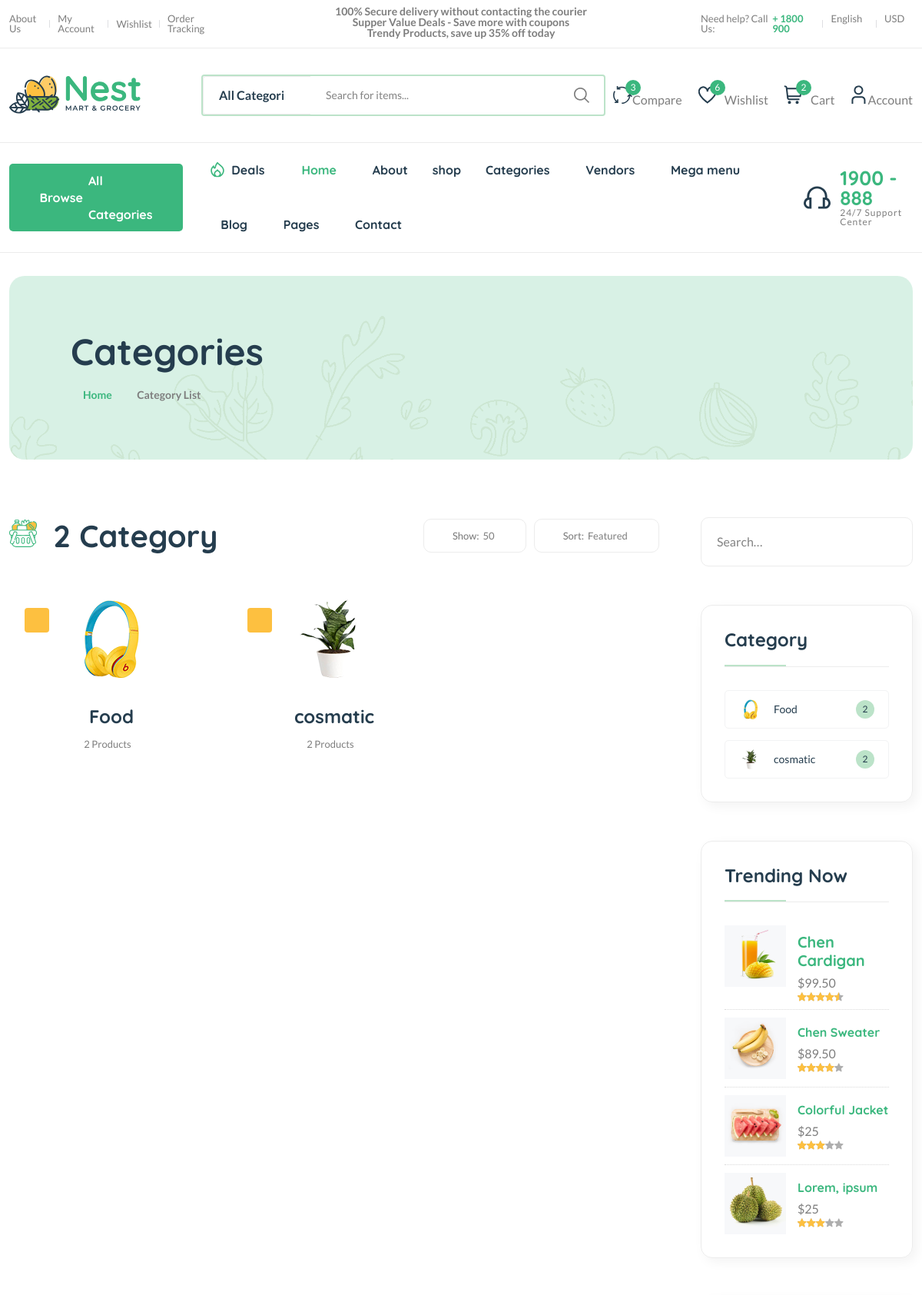
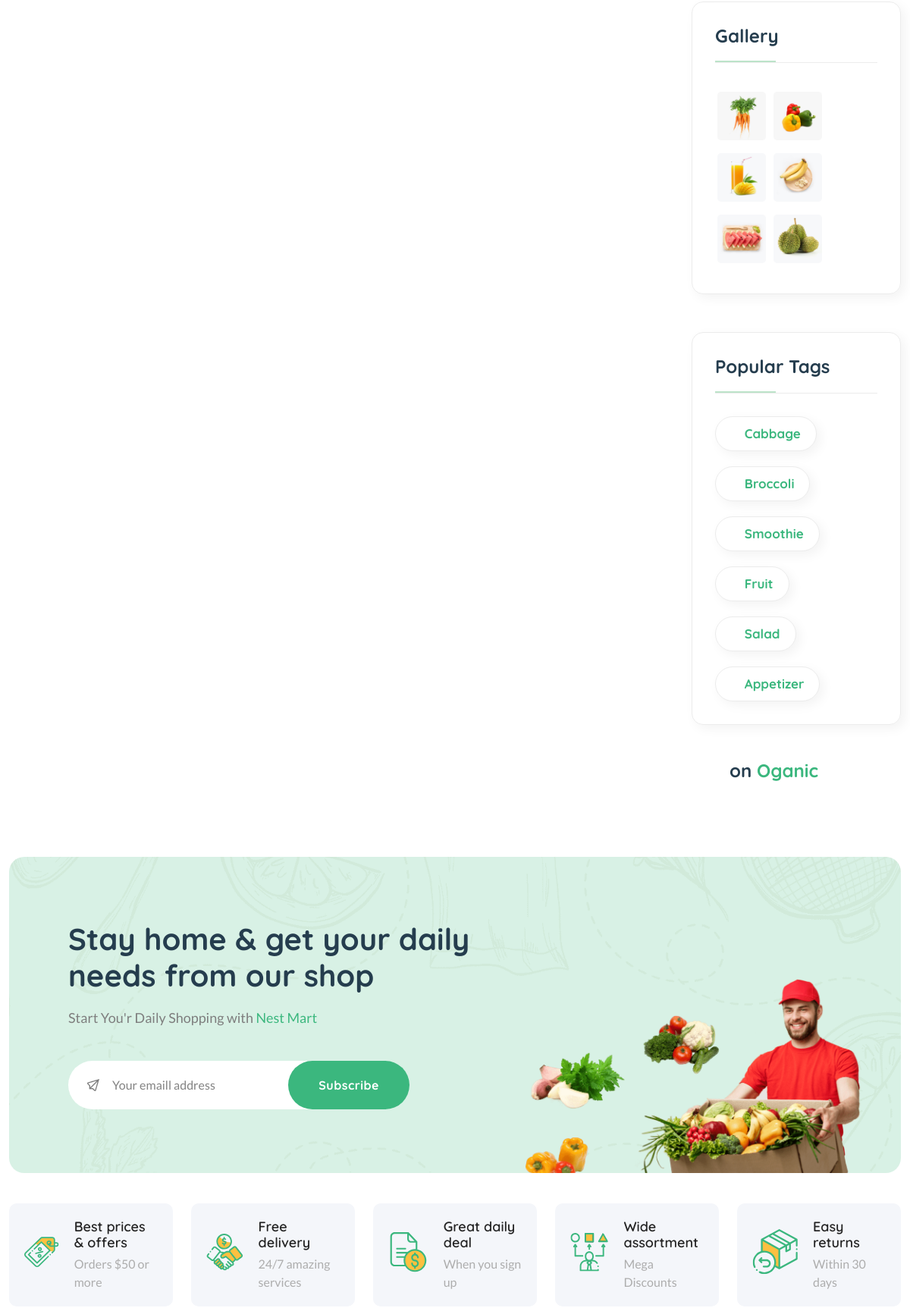
The page /category (upper part) on the database its author committed (2 pictures, top to bottom).
### index/models.py (models this page shows, shortened)
class Category(models.Model):
    cid = ShortUUIDField(unique=True, max_length=20, length=10, prefix="cat",alphabet="abcdefgh12345")
    title = models.CharField(max_length=100)
    image = models.ImageField(upload_to="category")
    class Meta:
        verbose_name_plural = "Categories"

### index/views.py (the view)
# urls.py: path('category',category_list_view, name="category-list"),
def category_list_view(request):
    category = Category.objects.all()
    context = {
        'category' : category
    }
    return render(request,'category_list.html',context)

### index/context_processors.py (called while the page is built)
def custom(request):
    hello = Category.objects.all()
    address = None
    if request.user.is_authenticated:
        try:
            address = Address.objects.get(user=request.user)
        except Address.DoesNotExist:
            address = None
    return {
        "hello" : hello,
        "add" :address
    }

### template/category_list.html (shortened to what this page needs)
{% extends "base/header.html" %}
{% load static %}
{% block content %}
    <main class="main">
        <div class="page-header mt-30 mb-75">
            <div class="container">
                <div class="archive-header">
                    <div class="row align-items-center">
                        <div class="col-xl-3">
                            <h1 class="mb-15">Categories</h1>
                            <div class="breadcrumb">
                                <a href="index.html" rel="nofollow"><i class="fi-rs-home mr-5"></i>Home</a>
                                <span></span> Category List
                            </div>
                        </div>
                    </div>
                </div>
            </div>
        </div>
        <div class="page-content mb-50">
            <div class="container">
                <div class="row">
                    <div class="col-lg-9">
                        <div class="shop-product-fillter mb-50 pr-30">
                            <div class="totall-product">
                                <h2>
                                    <img class="w-36px mr-10" src="{% static 'assets/imgs/theme/icons/category-1.svg' %}" alt="" />
                                    {{category.count}} Category
                                </h2>
                            </div>
                            <div class="sort-by-product-area">
                                <div class="sort-by-cover mr-10">
                                    <div class="sort-by-product-wrap">
                                        <div class="sort-by">
                                            <span><i class="fi-rs-apps"></i>Show:</span>
                                        </div>
                                        <div class="sort-by-dropdown-wrap">
                                            <span> 50 <i class="fi-rs-angle-small-down"></i></span>
                                        </div>
                                    </div>
                                </div>
                                <div class="sort-by-cover">
                                    <div class="sort-by-product-wrap">
                                        <div class="sort-by">
                                            <span><i class="fi-rs-apps-sort"></i>Sort:</span>
                                        </div>
                                        <div class="sort-by-dropdown-wrap">
                                            <span>Featured <i class="fi-rs-angle-small-down"></i></span>
                                        </div>
                                    </div>
                                </div>
                            </div>
                        </div>
                        <div class="loop-grid pr-30">
                            <div class="row">
                                {% for c in category %}
                                <article class="col-xl-4 col-lg-6 col-md-6 text-center hover-up mb-30 animated">
                                    <div class="post-thumb">
                                        <a href="{% url "core:category-view-list" c.cid %}">
                                            <img class="border-radius-15" src="{{c.image.url}}" alt="" />
                                        </a>
                                        <div class="entry-meta">
                                            <a class="entry-meta meta-2" href="blog-category-grid.html"><i class="fi-rs-heart"></i></a>
                                        </div>
                                    </div>
                                    <div class="entry-content-2">
                                        <h4 class="post-title mb-15">
                                            <a href="{% url "core:category-view-list" c.cid %}">{{c.title}}</a>
                                        </h4>
                                        <div class="entry-meta font-xs color-grey mt-10 pb-10">
                                            <div>
                                                <span class="hit-count mr-10">{{c.category.count}} Product{{c.category.count|pluralize }}</span>
                                            </div>
                                        </div>
                                    </div>
                                </article>
                                {% endfor %}
                            </div>
                        </div>
                    </div>
                    <div class="col-lg-3 primary-sidebar sticky-sidebar">
                        <div class="widget-area">
                            <div class="sidebar-widget-2 widget_search mb-50">
                                <div class="search-form">
                                    <form action="#">
                                        <input type="text" placeholder="Search…" />
                                        <button type="submit"><i class="fi-rs-search"></i></button>
                                    </form>
                                </div>
                            </div>
                            <div class="sidebar-widget widget-category-2 mb-50">
                                <h5 class="section-title style-1 mb-30">Category</h5>
                                <ul>
                                    {% for c in category %}
                                    <li>
                                        <a href="shop-grid-right.html"> <img src="{{c.image.url}}" alt="" />{{c.title}}</a><span class="count">{{c.category.count}}</span>
                                    </li>
                                    {% endfor %}
                                </ul>
                            </div>
                            <div class="sidebar-widget product-sidebar mb-50 p-30 bg-grey border-radius-10">
                                <h5 class="section-title style-1 mb-30">Trending Now</h5>
                                <div class="single-post clearfix">
                                    <div class="image">
                                        <img src="{% static 'assets/imgs/shop/thumbnail-3.jpg' %}" alt="#" />
                                    </div>
                                    <div class="content pt-10">
                                        <h5><a href="shop-product-detail.html">Chen Cardigan</a></h5>
                                        <p class="price mb-0 mt-5">$99.50</p>
                                        <div class="product-rate">
                                            <div class="product-rating" style="width: 90%"></div>
                                        </div>
                                    </div>
                                </div>
                                <div class="single-post clearfix">
                                    <div class="image">
                                        <img src="{% static 'assets/imgs/shop/thumbnail-4.jpg' %}" alt="#" />
                                    </div>
                                    <div class="content pt-10">
                                        <h6><a href="shop-product-detail.html">Chen Sweater</a></h6>
                                        <p class="price mb-0 mt-5">$89.50</p>
                                        <div class="product-rate">
                                            <div class="product-rating" style="width: 80%"></div>
                                        </div>
                                    </div>
                                </div>
                                <div class="single-post clearfix">
                                    <div class="image">
                                        <img src="{% static 'assets/imgs/shop/thumbnail-5.jpg' %}" alt="#" />
                                    </div>
                                    <div class="content pt-10">
                                        <h6><a href="shop-product-detail.html">Colorful Jacket</a></h6>
                                        <p class="price mb-0 mt-5">$25</p>
                                        <div class="product-rate">
                                            <div class="product-rating" style="width: 60%"></div>
                                        </div>
                                    </div>
                                </div>
                                <div class="single-post clearfix">
                                    <div class="image">
                                        <img src="{% static 'assets/imgs/shop/thumbnail-6.jpg' %}" alt="#" />
                                    </div>
                                    <div class="content pt-10">
                                        <h6><a href="shop-product-detail.html">Lorem, ipsum</a></h6>
                                        <p class="price mb-0 mt-5">$25</p>
                                        <div class="product-rate">
                                            <div class="product-rating" style="width: 60%"></div>
                                        </div>
                                    </div>
                                </div>
                            </div>
                            <div class="sidebar-widget widget_instagram mb-50">
                                <h5 class="section-title style-1 mb-30">Gallery</h5>
                                <div class="instagram-gellay">
                                    <ul class="insta-feed">
                                        <li>
                                            <a href="#"><img class="border-radius-5" src="{% static 'assets/imgs/shop/thumbnail-1.jpg' %}" alt="" /></a>
                                        </li>
                                        <li>
                                            <a href="#"><img class="border-radius-5" src="{% static 'assets/imgs/shop/thumbnail-2.jpg' %}" alt="" /></a>
                                        </li>
                                        <li>
                                            <a href="#"><img class="border-radius-5" src="{% static 'assets/imgs/shop/thumbnail-3.jpg' %}" alt="" /></a>
                                        </li>
                                        <li>
                                            <a href="#"><img class="border-radius-5" src="{% static 'assets/imgs/shop/thumbnail-4.jpg' %}" alt="" /></a>
                                        </li>
                                        <li>
                                            <a href="#"><img class="border-radius-5" src="{% static 'assets/imgs/shop/thumbnail-5.jpg' %}" alt="" /></a>
                                        </li>
                                        <li>
                                            <a href="#"><img class="border-radius-5" src="{% static 'assets/imgs/shop/thumbnail-6.jpg' %}" alt="" /></a>
                                        </li>
                                    </ul>
                                </div>
                            </div>
                            <div class="sidebar-widget widget-tags mb-50 pb-10">
                                <h5 class="section-title style-1 mb-30">Popular Tags</h5>
                                <ul class="tags-list">
                                    <li class="hover-up">
                                        <a href="blog-category-grid.html"><i class="fi-rs-cross mr-10"></i>Cabbage</a>
                                    </li>
                                    <li class="hover-up">
                                        <a href="blog-category-grid.html"><i class="fi-rs-cross mr-10"></i>Broccoli</a>
                                    </li>
                                    <li class="hover-up">
                                        <a href="blog-category-grid.html"><i class="fi-rs-cross mr-10"></i>Smoothie</a>
                                    </li>
                                    <li class="hover-up">
                                        <a href="blog-category-grid.html"><i class="fi-rs-cross mr-10"></i>Fruit</a>
                                    </li>
                                    <li class="hover-up mr-0">
                                        <a href="blog-category-grid.html"><i class="fi-rs-cross mr-10"></i>Salad</a>
                                    </li>
                                    <li class="hover-up mr-0">
                                        <a href="blog-category-grid.html"><i class="fi-rs-cross mr-10"></i>Appetizer</a>
                                    </li>
                                </ul>
                            </div>
                            <div class="banner-img wow fadeIn mb-50 animated d-lg-block d-none">
                                <div class="banner-text">
                                    <h4>
                                        Save 17% <br />
                                        on <span class="text-brand">Oganic</span><br />
                                    </h4>
                                </div>
                            </div>
                        </div>
                    </div>
                </div>
            </div>
        </div>
    </main>
    {% endblock content %}

### rows shown on the page
Category: image (picture), title "Food", category.count "2"
Category: image (picture), title "cosmatic", category.count "2"

### other values the page prints
{{ category.count }} "2"
